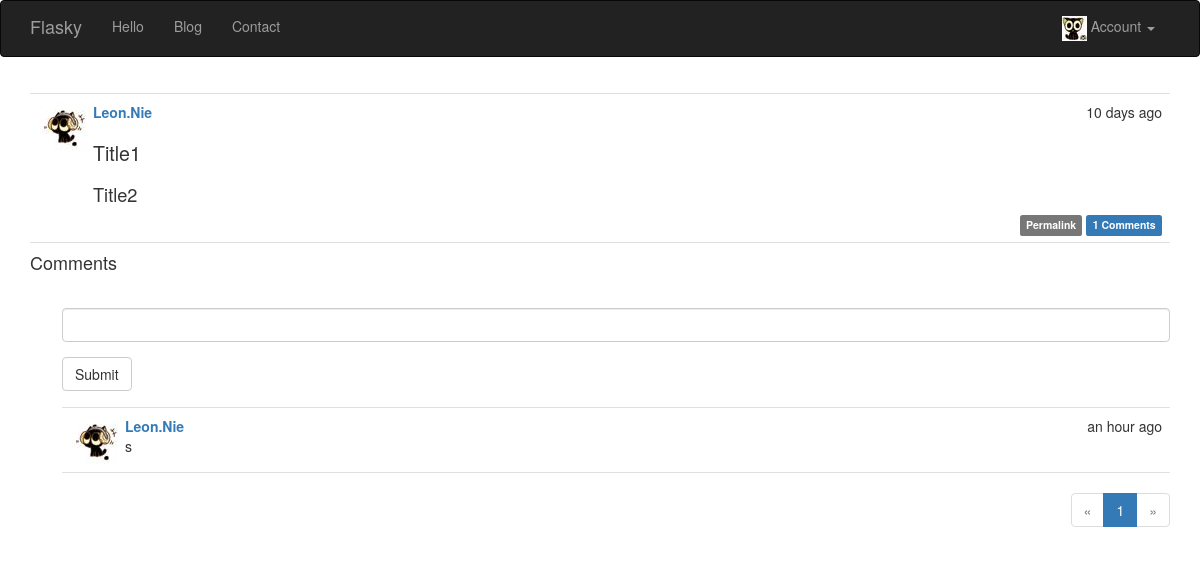
Screenshot of /post/106 (signed in) with the database file from the repository.
### app/models.py (models this page shows, shortened)
class Post(db.Model):
    __tablename__ = 'posts'
    id = db.Column(db.Integer, primary_key=True)
    body = db.Column(db.Text)
    body_html = db.Column(db.Text)
    timestamp = db.Column(db.DateTime, index=True, default=datetime.utcnow)
    author_id = db.Column(db.Integer, db.ForeignKey('users.id'))
    comments = db.relationship('Comment', backref='post', lazy='dynamic')

class User(UserMixin, db.Model):
    __tablename__ = 'users'
    id = db.Column(db.Integer, primary_key=True)
    email = db.Column(db.String(64), unique=True, index=True)
    username = db.Column(db.String(64), unique=True, index=True)
    role_id = db.Column(db.Integer, db.ForeignKey('roles.id'))
    password_hash = db.Column(db.String(128))
    confirmed = db.Column(db.BOOLEAN, default=False)
    followed = db.relationship('Follow',
                               foreign_keys=[Follow.follower_id],
                               backref=db.backref('follower', lazy='joined'),
                               lazy='dynamic',
                               cascade='all,delete-orphan')
    followers = db.relationship('Follow',
                                foreign_keys=[Follow.followed_id],
                                backref=db.backref('followed', lazy='joined'),
                                lazy='dynamic',
                                cascade='all, delete-orphan')
    comments = db.relationship('Comment', backref='author', lazy='dynamic')
    name = db.Column(db.String(64))
    location = db.Column(db.String(64))
    about_me = db.Column(db.Text())
    Ico = db.Column(db.Integer, default='2')
    member_since = db.Column(db.DateTime(), default=datetime.utcnow)  # 注册时间，db.Column()参数可以接受函数为参数
    last_seen = db.Column(db.DateTime, default=datetime.utcnow)  # 最后登录时间
    posts = db.relationship('Post', backref='author', lazy='dynamic')
    @property
    def password(self):
        raise AttributeError('Password is not a readable attribute')
    def can(self, permissions):
        return self.role.permissions is not None and (self.role.permissions & permissions) == permissions
    def is_administrator(self):
        return self.can(Permission.ADMINISTER)
    def ping(self):
        self.last_seen = datetime.utcnow()
        db.session.add(self)
    def IDIco(self, size='big'):
        if self.Ico is not None:
            if size == "mid":
                url = '../static/avatar/' + str(self.Ico) + '_mid.jpg'
            elif size == "li":
                url = '../static/avatar/' + str(self.Ico) + '_li.jpg'
            else:
                url = '../static/avatar/' + str(self.Ico) + '.jpg'
            return url

class Comment(db.Model):
    __tablename__ = 'comments'
    id = db.Column(db.Integer, primary_key=True)
    body = db.Column(db.Text)
    body_html = db.Column(db.Text)
    timestamp = db.Column(db.DateTime, index=True, default=datetime.utcnow)
    disabled = db.Column(db.Boolean)
    author_id = db.Column(db.Integer, db.ForeignKey('users.id'))
    post_id = db.Column(db.Integer, db.ForeignKey('posts.id'))

### app/main/views.py (the view, shortened to what this page needs)
@main.route('/post/<int:id>', methods=['GET', 'POST'])
def post(id):
    post = Post.query.get_or_404(id)
    form = CommentForm()
    page = request.args.get('page', 1, type=int)
    if page == -1:
        page = (post.comments.count() - 1) // \
               current_app.config['FLASKY_COMMENTS_PER_PAGE'] + 1
    pagination = post.comments.order_by(Comment.timestamp.asc()).paginate(
            page, per_page=current_app.config['FLASKY_COMMENTS_PER_PAGE'],
            error_out=False)
    comments = pagination.items
    return render_template('post.html', posts=[post], form=form,
                           comments=comments, pagination=pagination)

### app/main/forms.py
class CommentForm(Form):
    body = StringField('', validators=[Required()])
    submit = SubmitField('Submit')

### app/auth/views.py (called while the page is built)
@auth.before_app_request
def before_request():
    if current_user.is_authenticated:
        current_user.ping()

### app/main/__init__.py (called while the page is built)
@main.app_context_processor
def inject_permissions():
    return dict(Permission=Permission)

### app/models.py (called while the page is built)
@login_manager.user_loader
def load_user(user_id):
    return User.query.get(int(user_id))

### app/templates/post.html (shortened to what this page needs)
{% extends "base.html" %}
{% import "bootstrap/wtf.html" as wtf %}
{% import "_macros.html" as macros %}
{% block page_content %}
    {% include '_posts.html' %}
    <h4 id="comments">Comments</h4>
    {% if current_user.can(Permission.COMMENT) %}
        <div class="comment-form">
            {{ wtf.quick_form(form) }}
        </div>
    {% endif %}
    {% include '_comments.html' %}
    {% if pagination %}
        <div class="pagination">
            {{ macros.pagination_widget(pagination, '.post', fragment='#comments', id=posts[0].id) }}
        </div>
    {% endif %}
{% endblock %}

### app/templates/_posts.html (shortened to what this page needs)
<ul class="posts">
    {% for post in posts %}
        <li class="post">
            <div class="post-thumbnail">
                <a href="{{ url_for('.user', username=post.author.username) }}">
                    <img class="img-rounded profile-thumbnail" src="{{ post.author.IDIco('mid') }}">
                </a>
            </div>
            <div class="post-content">
                <div class="post-date">{{ moment(post.timestamp).fromNow() }}</div>
                <div class="post-author">
                    <a href="{{ url_for('.user', username=post.author.username) }}">{{ post.author.username }}</a>
                </div>
                <div class="post-body">
                    {% if post.body_html %}
                        {{ post.body_html|safe }}
                    {% else %}
                        {{ post.body }}
                    {% endif %}
                </div>
                <div class="post-footer">
                    <a href="{{ url_for('.post', id=post.id) }}">
                        <span class="label label-default">Permalink</span>
                    </a>
                    <a href="{{ url_for('.post', id=post.id) }}#comments">
                        <span class="label label-primary">{{ post.comments.count() }} Comments</span>
                    </a>
                </div>
            </div>
        </li>
    {% endfor %}
</ul>

### app/templates/_comments.html (shortened to what this page needs)
<ul class="comments">
    {% for comment in comments %}
        <li class="comment">
            <div class="comment-thumbnail">
                <a href="{{ url_for('.user', username=comment.author.username) }}">
                    <img class="img-rounded profile-thumbnail" src="{{ comment.author.IDIco('mid') }}">
                </a>
            </div>
            <div class="comment-content">
                <div class="comment-date">{{ moment(comment.timestamp).fromNow() }}</div>
                <div class="comment-author"><a
                        href="{{ url_for('.user', username=comment.author.username) }}">{{ comment.author.username }}</a>
                </div>
                <div class="comment-body">
                    {% if moderate or not comment.disabled %}
                        {% if comment.body_html %}
                            {{ comment.body_html | safe }}
                        {% else %}
                            {{ comment.body }}
                        {% endif %}
                    {% endif %}
                </div>
            </div>
        </li>
    {% endfor %}
</ul>

### app/static/styles.css (style rules this page uses)
.profile-thumbnail { position: absolute; }
ul.posts { list-style-type: none; padding: 0px; margin: 16px 0px 0px 0px; border-top: 1px solid #e0e0e0; }
ul.posts li.post { padding: 8px; border-bottom: 1px solid #e0e0e0; }
div.post-date { float: right; }
div.post-author { font-weight: bold; }
div.post-thumbnail { position: absolute; }
div.post-content { margin-left: 55px; min-height: 50px; }
div.pagination { width: 100%; text-align: right; padding: 0px; margin: 0px; }
div.post-footer { text-align: right; }
ul.comments { list-style-type: none; padding: 0px; margin: 16px 0px 0px 0px; }
ul.comments li.comment { margin-left: 32px; padding: 8px; border-bottom: 1px solid #e0e0e0; }
ul.comments li.comment:nth-child(1) { border-top: 1px solid #e0e0e0; }
div.comment-date { float: right; }
div.comment-author { font-weight: bold; }
div.comment-thumbnail { position: absolute; }
div.comment-content { margin-left: 55px; min-height: 48px; }
div.comment-form { margin: 16px 0px 16px 32px; }
.post-body h1 { font-size: 140%; }
.post-body h2 { font-size: 130%; }

### rows the page displays
Post: timestamp "10 days ago", author.username "Leon.Nie", body_html "Title1 Title2", comments.count "1"
Comment: timestamp "an hour ago", author.username "Leon.Nie", body_html "s"

### other values shown
{{ p }} "1"
